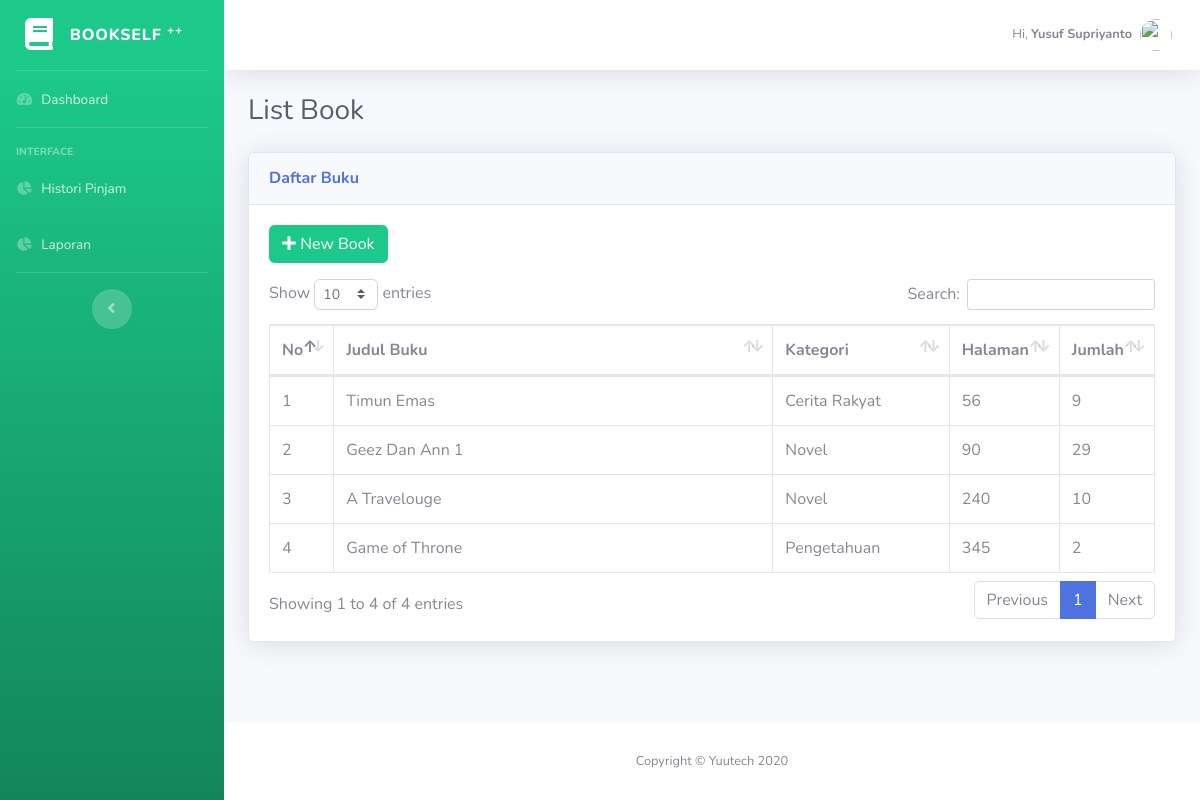
The app's page /index.php/listbook, older data.
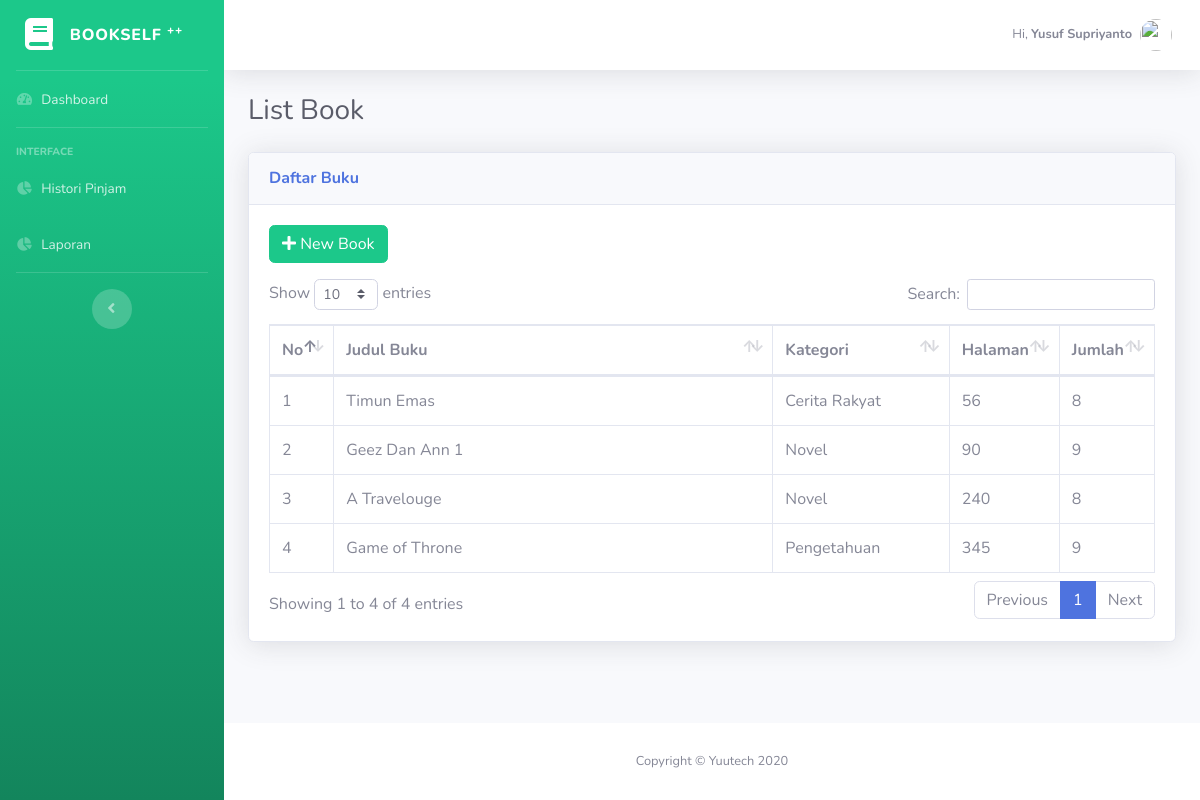
The same page, newer data.
### tables this page shows
CREATE TABLE `tb_buku` (
  `kd_buku` int(11) NOT NULL AUTO_INCREMENT,
  `judul` varchar(100) NOT NULL,
  `kd_kategori` int(10) NOT NULL,
  `kd_penerbit` int(10) NOT NULL,
  `pengarang` varchar(100) NOT NULL,
  `halaman` int(100) NOT NULL,
  `jumlah` int(100) NOT NULL,
  `sinopsis` varchar(200) NOT NULL,
  `gambar` text NOT NULL,
  PRIMARY KEY (`kd_buku`),
  UNIQUE KEY `kd_kategori` (`kd_kategori`,`kd_penerbit`),
  KEY `kd_penerbit` (`kd_penerbit`),
  CONSTRAINT `tb_buku_ibfk_1` FOREIGN KEY (`kd_penerbit`) REFERENCES `tb_penerbit` (`kd_penerbit`),
  CONSTRAINT `tb_buku_ibfk_2` FOREIGN KEY (`kd_kategori`) REFERENCES `tb_kategori` (`kd_kategori`)
);

CREATE TABLE `tb_kategori` (
  `kd_kategori` int(11) NOT NULL AUTO_INCREMENT,
  `nama_kategori` varchar(40) NOT NULL,
  PRIMARY KEY (`kd_kategori`)
);

### application/controllers/Listbook.php (called while the page is built, shortened)
<?php
class Listbook extends CI_Controller {
	public function index()
    {
        $data['buku'] = $this->model_buku->tampildata()->result();
        $this->load->view('template/header');
        $this->load->view('template/sidebar');
        $this->load->view('admin/buku/daftarbuku',$data);
        $this->load->view('template/foot');
        $this->load->view('template/footer');
    }
}

### index.php (called while the page is built, shortened)
<?php
require_once BASEPATH.'core/CodeIgniter.php';

### application/models/model_buku.php (called while the page is built, shortened)
<?php
    class Model_buku extends CI_Model
    {
        public function tampildata()
        {
         $this->db->select('*');
            $this->db->from('tb_buku');
            $this->db->join('tb_kategori', 'tb_kategori.kd_kategori = tb_buku.kd_kategori ');
         return   $query = $this->db->get();
        }
    }
?>

### application/views/admin/buku/daftarbuku.php (the view, shortened to what this page needs)
  <div class="container-fluid">
    <h1 class="h3 mb-4 text-gray-800">List Book</h1>
    <div class="card shadow mb-4">
      <div class="card-header py-3">
        <h6 class="m-0 font-weight-bold text-primary">Daftar Buku</h6>
      </div>
      <div class="card-body">
        <a href="<?= base_url("listbook/add") ?>" class="btn btn-success mb-3"><i class="fa fa-plus"></i> New Book</a>
        <div class="table-responsive">
          <table class="table table-bordered" id="dataTable" width="100%" cellspacing="0">
            <thead>
              <tr>
                <th>No</th>
                <th width="50%">Judul Buku</th>
                <th width="20%">Kategori</th>
                <th>Halaman</th>
                <th>Jumlah</th>
              </tr>
            </thead>
            <tbody>
              <tr>
              <?php $no=1;?>
              <?php foreach ($buku as $bk) : ?>
                <td><?= $no++?></td>
                <td><?= $bk->judul?></td>
                <td><?= $bk->nama_kategori?></td>
                <td><?= $bk->halaman?></td>
                <td><?= $bk->jumlah?></td>
                </tr>
              <?php endforeach; ?>
            </tbody>
          </table>
        </div>
      </div>
    </div>
  </div>
</div>

Row changes from the older to the newer data that the page shows:
changed tb_buku "Timun Emas": jumlah "9" → "8"
changed tb_buku "Geez Dan Ann 1": jumlah "29" → "9"
changed tb_buku "A Travelouge": jumlah "10" → "8"
changed tb_buku "Game of Throne": jumlah "2" → "9"
